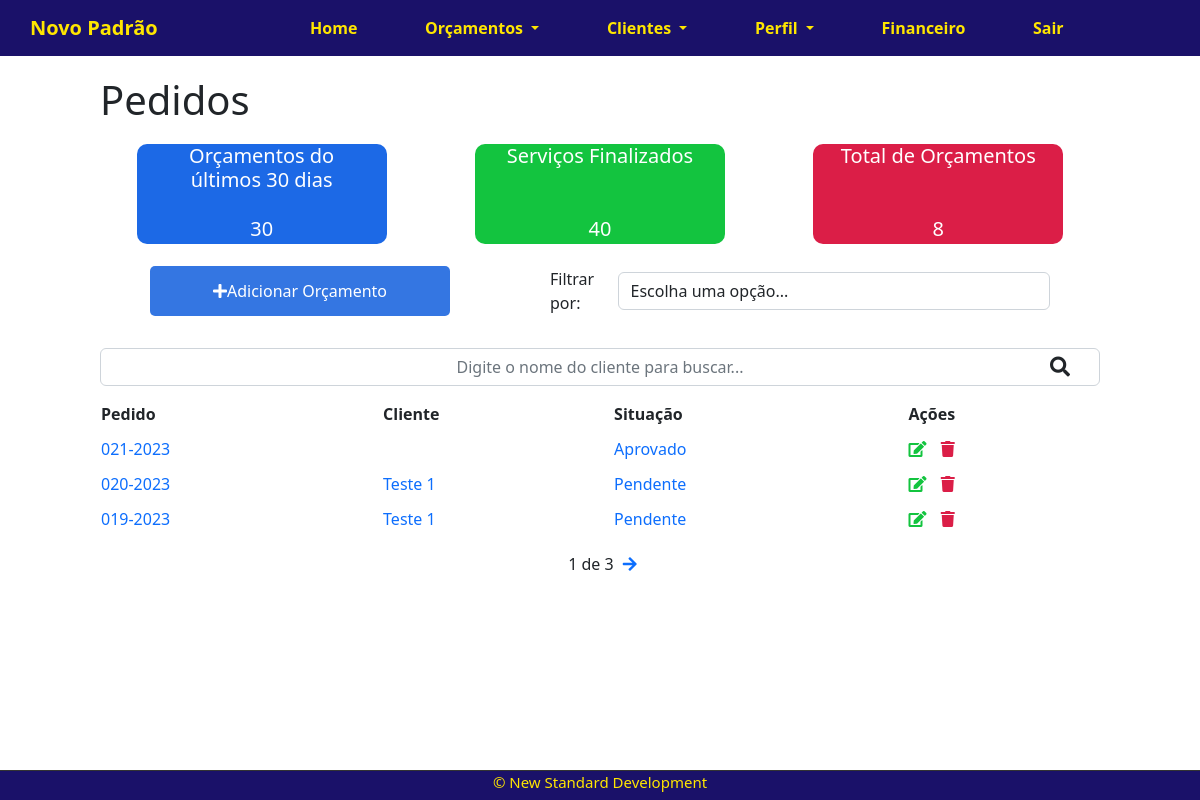
Before: /budgets/ (signed in) with the older database file.
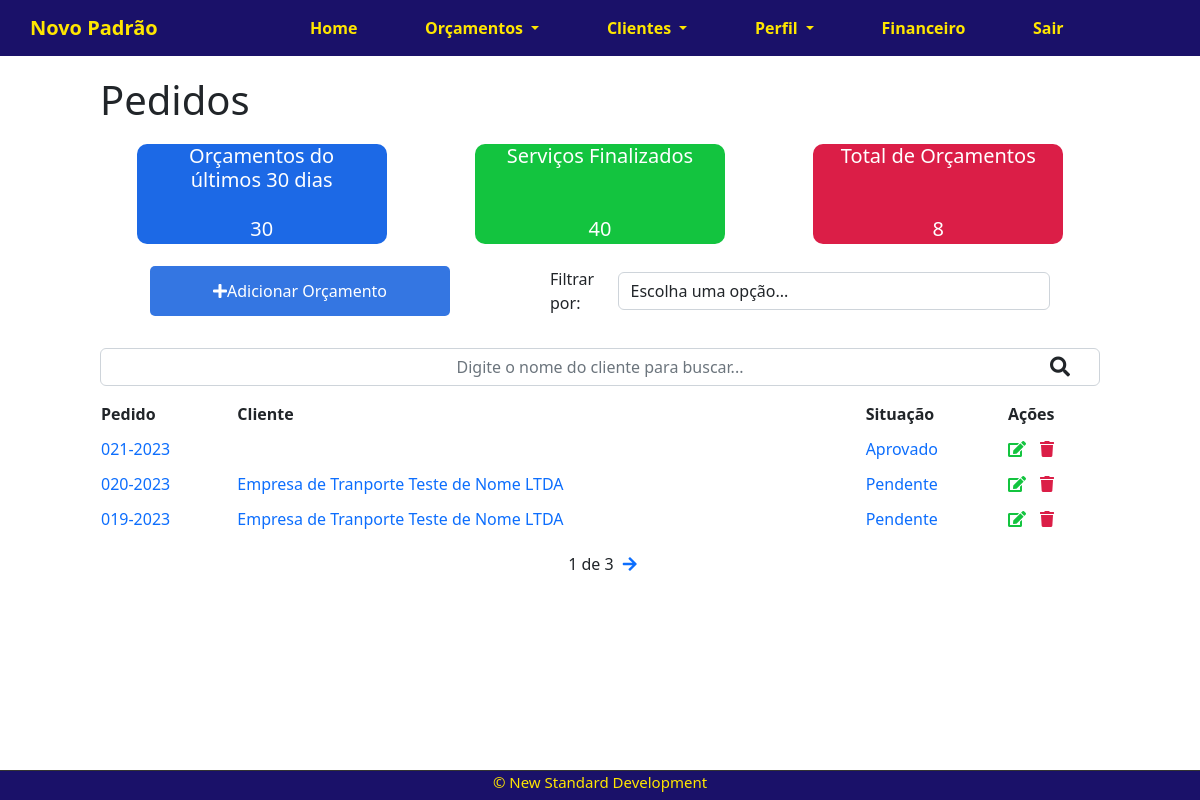
After: the same page with the newer database file.
### budgets/models.py (models this page shows, shortened)
class Budgets(models.Model):
    SITUATION = ("Pendente", "Pendente"), ("Aprovado", "Aprovado"), ("Cancelado",
                                                                     "Cancelado"), ("Em andamento", "Em andamento"), ("Concluido", "Concluido")
    client = models.ForeignKey(Clients,  null=True, on_delete=models.SET_NULL)
    user = models.ForeignKey(
        get_user_model(),  null=True, on_delete=models.CASCADE)
    number_budgets = models.CharField(max_length=10, unique=True)
    reference = models.CharField(max_length=500, null=True, blank=True)
    situation = models.CharField(
        max_length=500,
        choices=SITUATION,
        null=True,
        blank=True,
        default="Pendente"
    )
    validity = models.DateField(null=True, blank=True)
    term = models.CharField(max_length=100, null=True, blank=True)
    obs = models.TextField(null=True, blank=True)
    create_at = models.DateTimeField(auto_now_add=True)
    update_at = models.DateTimeField(auto_now=True)

### company/models.py (models this page shows, shortened)
class Clients(models.Model):
    name = models.CharField(max_length=255 )
    client_type = models.CharField(
        max_length=25,
        choices=CLIENT_TYPE,
        null=True,
        blank=True,
        )
    user = models.ForeignKey(get_user_model(), on_delete=models.CASCADE)
    create_at = models.DateTimeField(auto_now_add=True)
    update_at = models.DateTimeField(auto_now=True)

### budgets/views.py (the view)
# urls.py: path('budgets/', views.listBudgets, name='budgets-list'),
@login_required
def listBudgets(request):
    search = request.GET.get('search')
    filter = request.GET.get('filter-budgets')
    print(filter)
    if search:
        budgets = Budgets.objects.filter(client__name__icontains=search, user=request.user) or Budgets.objects.filter(number_budgets__icontains=search, user=request.user)
        if not budgets:
            messages.warning(request,"Sem resultados.")
    elif filter:
        budgets = Budgets.objects.filter(situation=filter, user=request.user).order_by('-create_at').filter(user = request.user)
        if not budgets:
            messages.warning(request,"Sem resultados.")
    else:
        budgets = Budgets.objects.all().order_by('-create_at').filter(user = request.user)
    if budgets:
        paginator = Paginator(budgets,3)
        page = request.GET.get('page')
        budgets = paginator.get_page(page)
    budgetsCount = Budgets.objects.all().filter(user=request.user).count()
    context = {
        'budgets': budgets ,
        'budgetsCount':budgetsCount}
    return render(request, 'budgets.html', context)

### budgets/templates/budgets.html (shortened to what the changed rows need)
{% extends 'base.html' %}
{% block content %}
<div class="offset-1 col-10 list-div">
    <h1>Pedidos</h1>
    <div class="div-base-table">
        {% if budgets %}
        <table class="budgets-list">
            <thead>
                <tr>
                    <th>Pedido</th>
                    <th>Cliente</th>
                    <th>Situação</th>
                    <th>Ações</th>
                </tr>
            </thead>
            <tbody class="budgets-list-body">
                {% for budget in budgets %}
                <tr>
                    <td>
                        <span class="">
                            <a href="/budgets/budget/{{budget.id}}">{{budget.number_budgets}}
                            </a>
                        </span>
                    </td>
                    <td>
                        <span class="">
                            <a href="/budgets/budget/{{budget.id}}">
                                {{budget.client.name}}
                            </a>
                        </span>
                    </td>
                    <td>
                        <span class="">
                            <a href="/budgets/budget/{{budget.id}}">
                                {{budget.situation}}
                            </a>
                        </span>
                    </td>
                    <td class="buttons-actions">
                        <a href="">
                            <span>
                                <i class="fas fa-edit "></i>
                            </span>
                        </a>
                        <a href="/budgets/delete/{{ budget.id}}" class="">
                            <span>
                                <i class="fas fa-trash"></i>
                            </span>
                        </a>
                    </td>
                </tr>
                {%endfor %}
            </tbody>
        </table>
        {% else %}
        <div id="reload-budgets">
            <a href="/budgets">
                <button class="btn btn-primary">Recarregar</button>
            </a>
        </div>
        {% endif %}
    </div>
</div>
{% endblock %}

Changed rows visible on the page:
changed through a linked row, Budgets (number 2 of 3 on the later page): client.name "Teste 1" → "Empresa de Tranporte Teste de Nome LTDA"
changed through a linked row, Budgets (number 3 of 3 on the later page): client.name "Teste 1" → "Empresa de Tranporte Teste de Nome LTDA"
